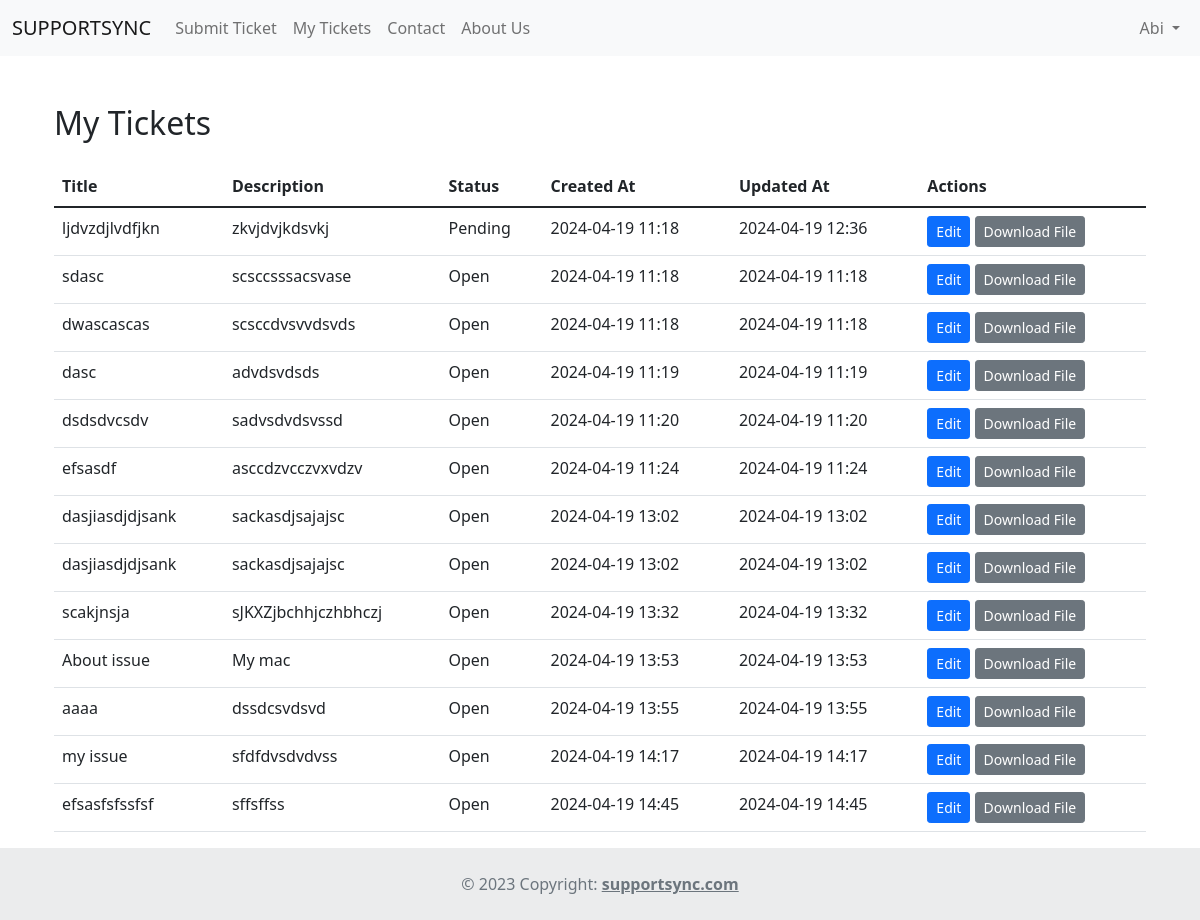
Page /my_tickets/ (signed in) on the earlier database version.
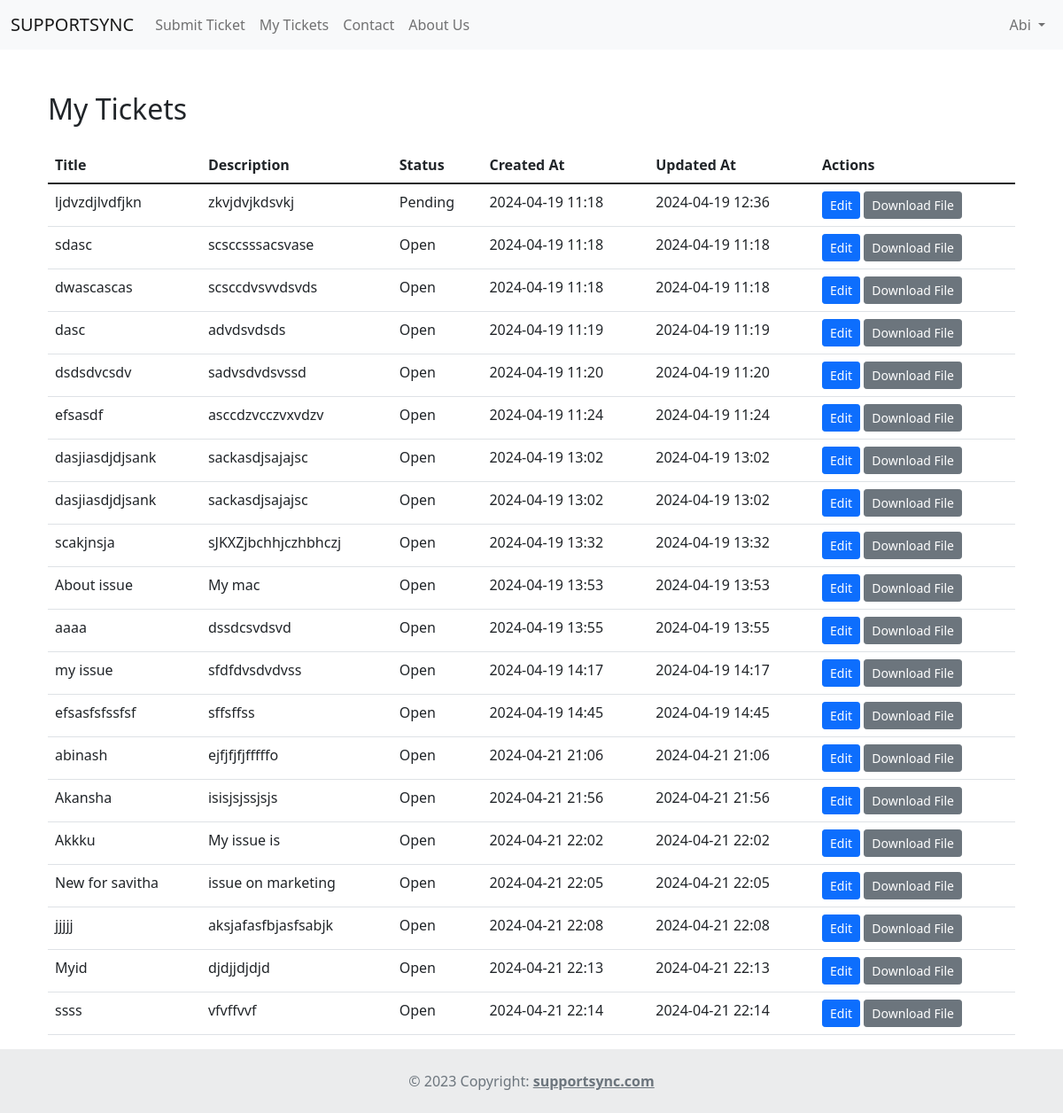
Same page on the later database version.
### tickets/models.py (models this page shows, shortened)
class maintickets(models.Model):
    user = models.ForeignKey(settings.AUTH_USER_MODEL, on_delete=models.CASCADE, related_name='tickets')
    title = models.CharField(max_length=100)
    description = models.TextField()
    status = models.CharField(max_length=10, choices=[('open', 'Open'), ('closed', 'Closed'), ('pending', 'Pending')], default='open')
    file_content = models.BinaryField(null=True, blank=True, editable=True)  # Ensure this is editable
    created_at = models.DateTimeField(auto_now_add=True)
    updated_at = models.DateTimeField(auto_now=True)#he MIME type
    assigned_team = models.ForeignKey(Group, on_delete=models.SET_NULL, null=True, blank=True, related_name='assigned_tickets')
    assigned_member = models.ForeignKey(settings.AUTH_USER_MODEL, on_delete=models.SET_NULL, null=True, blank=True, related_name='assigned_tickets')

### tickets/views.py (the view)
# urls.py: path('my_tickets/', views.my_tickets, name='my_tickets'),
@login_required
def my_tickets(request):
    if request.user.is_superuser:
        tickets = maintickets.objects.all()
    else:
     tickets = maintickets.objects.filter(user=request.user)
    return render(request, 'my_tickets.html', {'tickets': tickets})

### tickets/templates/my_tickets.html
{% extends 'base.html' %}
{% block content %}
<div class="container mt-5">
    <h2 class="mb-4">My Tickets</h2>
    <div class="table-responsive">
        <table class="table table-hover">
            <thead class="thead-dark">
                <tr>
                    <th>Title</th>
                    <th>Description</th>
                    <th>Status</th>
                    <th>Created At</th>
                    <th>Updated At</th>
                    <th>Actions</th>
                </tr>
            </thead>
            <tbody>
                {% for ticket in tickets %}
                <tr>
                    <td>{{ ticket.title }}</td>
                    <td>{{ ticket.description|truncatechars:50 }}</td>
                    <td>{{ ticket.get_status_display }}</td>
                    <td>{{ ticket.created_at|date:"Y-m-d H:i" }}</td>
                    <td>{{ ticket.updated_at|date:"Y-m-d H:i" }}</td>
                    <td>
                        <a href="{% url 'tickets:ticket_update' ticket.id %}" class="btn btn-sm btn-primary">Edit</a>
                        <a href="{% url 'tickets:serve_ticket_file' ticket.id %}" class="btn btn-sm btn-secondary">Download File</a>
                    </td>
                </tr>
                {% empty %}
                <tr>
                    <td colspan="6" class="text-center text-muted">No tickets found.</td>
                </tr>
                {% endfor %}
            </tbody>
        </table>
    </div>
</div>
{% endblock %}

Differences in the rows shown:
added maintickets: title "abinash", description "ejfjfjfjfffffo", status "Open", created_at "2024-04-21 21:06", updated_at "2024-04-21 21:06"
added maintickets: title "Akansha", description "isisjsjssjsjs", status "Open", created_at "2024-04-21 21:56", updated_at "2024-04-21 21:56"
added maintickets: title "Akkku", description "My issue is", status "Open", created_at "2024-04-21 22:02", updated_at "2024-04-21 22:02"
added maintickets: title "New for savitha", description "issue on marketing", status "Open", created_at "2024-04-21 22:05", updated_at "2024-04-21 22:05"
added maintickets: title "jjjjj", description "aksjafasfbjasfsabjk", status "Open", created_at "2024-04-21 22:08", updated_at "2024-04-21 22:08"
added maintickets: title "Myid", description "djdjjdjdjd", status "Open", created_at "2024-04-21 22:13", updated_at "2024-04-21 22:13"
added maintickets: title "ssss", description "vfvffvvf", status "Open", created_at "2024-04-21 22:14", updated_at "2024-04-21 22:14"
